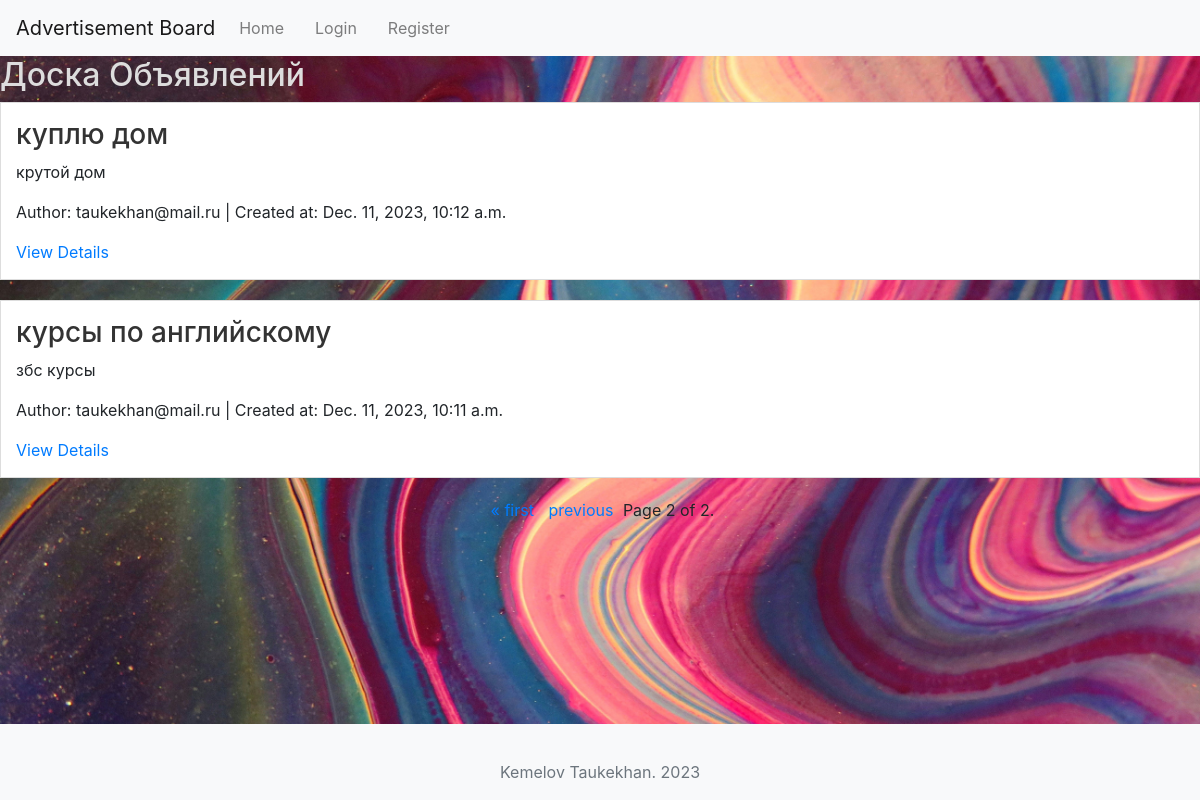
Screenshot of /?page=2 with the database file from the repository.
### ad_board/models.py (models this page shows)
class Advertisement(models.Model):
    title = models.CharField(max_length=100)
    content = models.TextField()
    author = models.ForeignKey(User, on_delete=models.CASCADE)
    created_at = models.DateTimeField(auto_now_add=True)

### ad_board/views.py (the view)
# urls.py: path('', advertisement_list, name='advertisement_list'),
def advertisement_list(request):
    advertisements = Advertisement.objects.all().order_by('-created_at')
    paginator = Paginator(advertisements, 4)  # По 10 объявлений на странице
    page = request.GET.get('page')
    ads = paginator.get_page(page)
    return render(request, 'ad_board/advertisement_list.html', {'ads': ads})

### ad_board/templates/ad_board/advertisement_list.html (shortened to what this page needs)
{% extends 'base.html' %}
{% block content %}
    <h2>Доска Объявлений</h2>
    {% for ad in ads %}
        <div class="advertisement">
            <h3>{{ ad.title }}</h3>
            <p>{{ ad.content }}</p>
            <p>Author: {{ ad.author.username }} | Created at: {{ ad.created_at }}</p>
            <a href="{% url 'advertisement_detail' pk=ad.pk %}">View Details</a>
        </div>
    {% endfor %}
    <div class="pagination">
        <span class="step-links">
            {% if ads.has_previous %}
                <a href="?page=1">&laquo; first</a>
                <a href="?page={{ ads.previous_page_number }}">previous</a>
            {% endif %}
            <span class="current">
                Page {{ ads.number }} of {{ ads.paginator.num_pages }}.
            </span>
        </span>
    </div>
{% endblock %}

### ad_board/static/css/styles.css (style rules this page uses)
body { font-family: 'Arial', sans-serif; background-color: #f4f4f4; margin: 0; padding: 0; background-image: url('/static/images/background.jpg'); background-size: cover; background-repeat: no-repeat; }
h2 { color: #ddd; }
.advertisement { background-color: white; border: 1px solid #ddd; padding: 15px; margin-bottom: 20px; }
.advertisement h3 { color: #333; }
.pagination { display: flex; justify-content: center; margin-top: 20px; }
.pagination a { margin: 0 5px; }

### rows the page displays
Advertisement: title "куплю дом", content "крутой дом", author.username "taukekhan@mail.ru", created_at "Dec. 11, 2023, 10:12 a.m."
Advertisement: title "курсы по английскому", content "збс курсы", author.username "taukekhan@mail.ru", created_at "Dec. 11, 2023, 10:11 a.m."

### other values shown
{{ ads.number }} "2"
{{ ads.paginator.num_pages }} "2"
